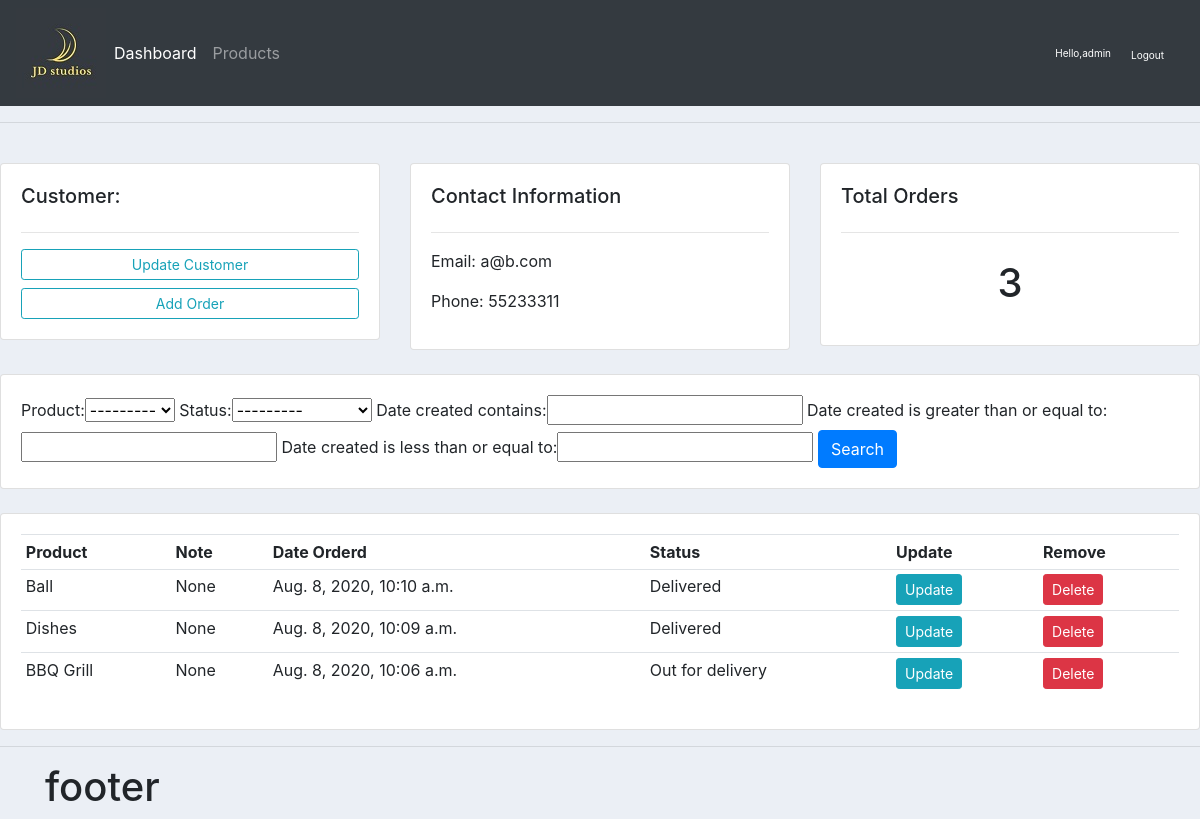
The app's page /customer/1/ (signed in), older data.
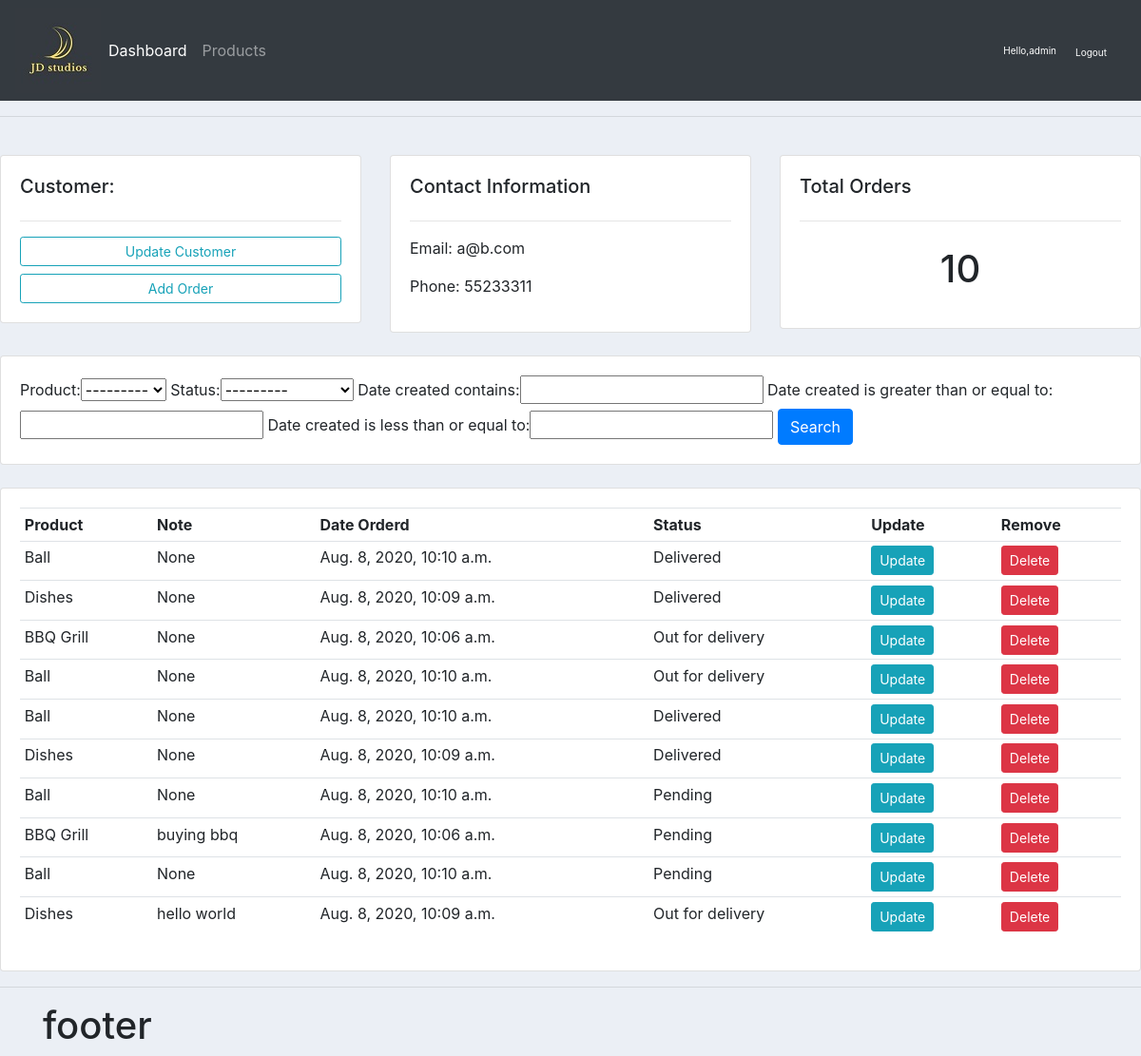
The same page, newer data.
### accounts/models.py (models this page shows, shortened)
class Customer(models.Model):
	name = models.CharField(max_length=200, null=True)
	phone = models.CharField(max_length=20, null=True)
	email = models.CharField(max_length=200, null=True)
	date_created = models.DateTimeField(auto_now_add=True, null=True)

class Order(models.Model):
	STATUS = (
			 ('Pending', 'Pending'),
			 ('Out for delivery', 'Out for delivery'),
			 ('Delivered', 'Delivered'),
		)
	customer = models.ForeignKey(Customer, null=True, on_delete=models.SET_NULL)
	product  = models.ForeignKey(Product, null=True, on_delete=models.SET_NULL)
	date_created = models.DateTimeField(auto_now_add=True, null=True)
	status = models.CharField(max_length=200, null=True, choices=STATUS)
	note = models.CharField(max_length=1000, null=True)

class Product(models.Model):
	CATEGORY = (
				('Indoor', 'Indoor'),
				('Out door', 'Out door'),
				)
	name =  models.CharField(max_length=200, null=True)
	price = models.FloatField(null=True)
	category = models.CharField(max_length=200, null=True, choices=CATEGORY)
	description = models.CharField(max_length=200, null=True)
	date_created = models.DateTimeField(auto_now_add=True, null=True)
	tag = models.ManyToManyField(Tag)
	def __str__(self):
		return self.name

### accounts/views.py (the view)
# urls.py: path('customer/<str:pk>/', views.customer, name="customer"),
@login_required(login_url='loginpage')
def customer(request, pk):
	customer = Customer.objects.get(id=pk)
	order = customer.order_set.all()
	myfilter = OrderFilter(request.GET, queryset=order)
	order = myfilter.qs
	order_count = customer.order_set.count()
	return render(request, 'accounts/customer.html', {'myfilter':myfilter, 'orders':order, 'customer':customer, 'order_count':order_count})

### accounts/templates/accounts/customer.html
{% extends 'accounts/main.html' %}
{% block content %}
	<br>
<div class="row">
	<div class="col-md">
		<div class="card card-body">
			<h5>Customer:</h5>
			<hr>
			<a class="btn btn-outline-info  btn-sm btn-block" href="">Update Customer</a>
			<a class="btn btn-outline-info btn-sm btn-block"
			 href="{% url 'create_order' customer.id %}">Add Order</a>
		</div>
	</div>
	<div class="col-md">
		<div class="card card-body">
			<h5>Contact Information</h5>
			<hr>
			<p>Email: {{ customer.email }}</p>
			<p>Phone: {{ customer.phone }}</p>
		</div>
	</div>
	<div class="col-md">
		<div class="card card-body">
			<h5>Total Orders</h5>
			<hr>
			<h1 style="text-align: center;padding: 10px">{{order_count}}</h1>
		</div>
	</div>
</div>
<br>
<div class="row">
	<div class="col">
		<div class="card card-body">
			<form method="get">
				{{ myfilter.form }}
		    <button class="btn btn-primary" type="submit">Search</button>
		  </form>
		</div>
	</div>
</div>
<br>
<div class="row">
	<div class="col-md">
		<div class="card card-body">
			<table class="table table-sm">
				<tr>
					<th>Product</th>
					<th>Note</th>
					<th>Date Orderd</th>
					<th>Status</th>
					<th>Update</th>
					<th>Remove</th>
			</tr>
				{% for order in orders %}
				<tr>
				<td>{{ order.product}}</td>
					<td>{{ order.note }}</td>
					<td>{{ order.product.date_created }}</td>
					<td>{{ order.status }}</td>
					<td><a class="btn btn-sm btn-info" href="{% url 'update_order' order.id %}">Update</a></td>
							<td><a class="btn btn-sm btn-danger"  href="{% url 'delete_order' order.id %}">Delete</a></td>
					</tr>
					{% endfor %}
			</table>
		</div>
	</div>
</div>
{% endblock %}

### accounts/templates/accounts/main.html (shortened to what this page needs)
{% load static %}
<!DOCTYPE html>
<html>
<head>
	<link rel="stylesheet" href="https://stackpath.bootstrapcdn.com/bootstrap/4.3.1/css/bootstrap.min.css">
	<link rel="stylesheet" type="text/css" href="{% static '/css/main.css' %}">
</head>
<body>
	{% include 'accounts/navbar.html' %}
	<hr>
		{% block content %}
		{% endblock %}
	<hr>
	<div class="container">
		<div class="row justify-content-betweens">
			<div class="col-4 ">
				<h1>footer</h1>
			</div>
		</div>
	</div>
</body>
</html>

### accounts/templates/accounts/navbar.html (shortened to what this page needs)
{% load static %}
<nav class="navbar navbar-expand-lg navbar-dark bg-dark">
  <img src="{% static '/images/logo.jpg' %}">
  <div class="collapse navbar-collapse" id="navbarNav">
    <ul class="navbar-nav">
      <li class="nav-item active">
        <a class="nav-link" href="{% url 'home' %}">Dashboard</a>
      </li>
      <li class="nav-item">
        <a class="nav-link" href="{% url 'product' %}">Products</a>
      </li>
    </ul>
  </div>
  <span class='hello_msg'>Hello,{{request.user}}</span>
  <span><a class='hello_msg' href="{% url 'logout' %}">Logout</a></span>
</nav>

### static/css/main.css (style rules this page uses)
body { background-color: #ebeff5; }

### accounts/templates/accounts/navbar.html (style rules this page uses)
.hello_msg { font-size: 10px; color:#fff; margin-right: 20px; }

Row changes from the older to the newer data that the page shows:
added Order: product "Ball", note "None", product.date_created "Aug. 8, 2020, 10:10 a.m.", status "Out for delivery"
added Order: product "Ball", note "None", product.date_created "Aug. 8, 2020, 10:10 a.m.", status "Delivered"
added Order: product "Dishes", note "None", product.date_created "Aug. 8, 2020, 10:09 a.m.", status "Delivered"
added Order: product "Ball", note "None", product.date_created "Aug. 8, 2020, 10:10 a.m.", status "Pending"
added Order: product "BBQ Grill", note "buying bbq", product.date_created "Aug. 8, 2020, 10:06 a.m.", status "Pending"
added Order: product "Ball", note "None", product.date_created "Aug. 8, 2020, 10:10 a.m.", status "Pending"
added Order: product "Dishes", note "hello world", product.date_created "Aug. 8, 2020, 10:09 a.m.", status "Out for delivery"
Text that changed along with them:
{{ order_count }}: "3" → "10"
